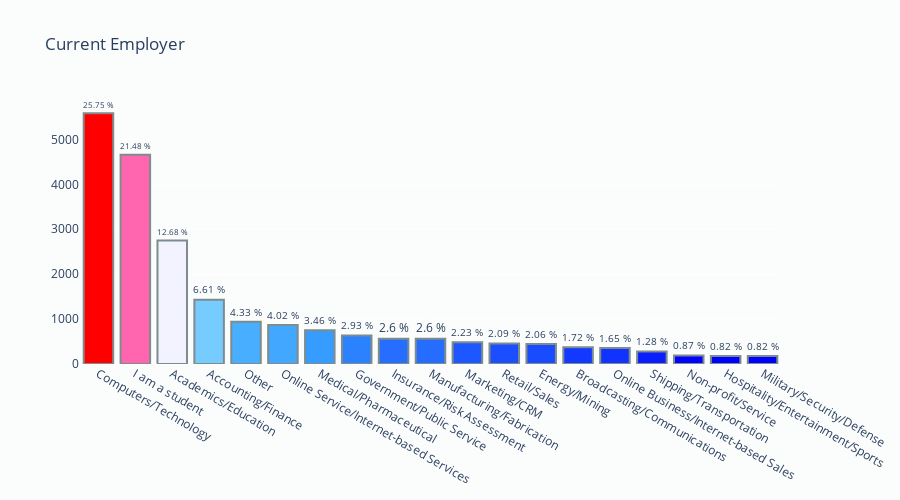

The notebook cell this image was saved under:
### Code cell
print(df2018['Q7'][0])
title = 'Current Employer'
Horizontal_bar_plot(df, column = 'Q7', title = title)

### Figure 1 — Plotly figure (JSON) as saved in the notebook; plotly's stock layout.template omitted (floating-point values rounded to 4 significant figures)
{"data": [{"marker": {"color": [5584, 4658, 2749, 1433, 940, 871, 751, 636, 564, 563, 483, 454, 447, 374, 357, 278, 189, 177, 177], "colorscale": [[0, "rgb(0,0,255)"], [0.1, "rgb(51,153,255)"], [0.2, "rgb(102,204,255)"], [0.3, "rgb(153,204,255)"], [0.4, "rgb(204,204,255)"], [0.5, "rgb(255,255,255)"], [0.6, "rgb(255,204,255)"], [0.7, "rgb(255,153,255)"], [0.8, "rgb(255,102,204)"], [0.9, "rgb(255,102,102)"], [1, "rgb(255,0,0)"]], "line": {"color": "rgb(127,140,141)", "width": 2}}, "name": "", "orientation": "v", "text": ["25.75 %", "21.48 %", "12.68 %", "6.61 %", "4.33 %", "4.02 %", "3.46 %", "2.93 %", "2.6 %", "2.6 %", "2.23 %", "2.09 %", "2.06 %", "1.72 %", "1.65 %", "1.28 %", "0.87 %", "0.82 %", "0.82 %"], "textposition": "outside", "type": "bar", "x": ["Computers/Technology", "I am a student", "Academics/Education", "Accounting/Finance", "Other", "Online Service/Internet-based Services", "Medical/Pharmaceutical", "Government/Public Service", "Insurance/Risk Assessment", "Manufacturing/Fabrication", "Marketing/CRM", "Retail/Sales", "Energy/Mining", "Broadcasting/Communications", "Online Business/Internet-based Sales", "Shipping/Transportation", "Non-profit/Service", "Hospitality/Entertainment/Sports", "Military/Security/Defense"], "y": [5584, 4658, 2749, 1433, 940, 871, 751, 636, 564, 563, 483, 454, 447, 374, 357, 278, 189, 177, 177]}], "layout": {"height": 500, "paper_bgcolor": "rgb(251, 252, 252)", "plot_bgcolor": "rgb(251, 252, 252)", "title": {"text": "Current Employer"}, "width": 900, "yaxis": {"automargin": true}}}
